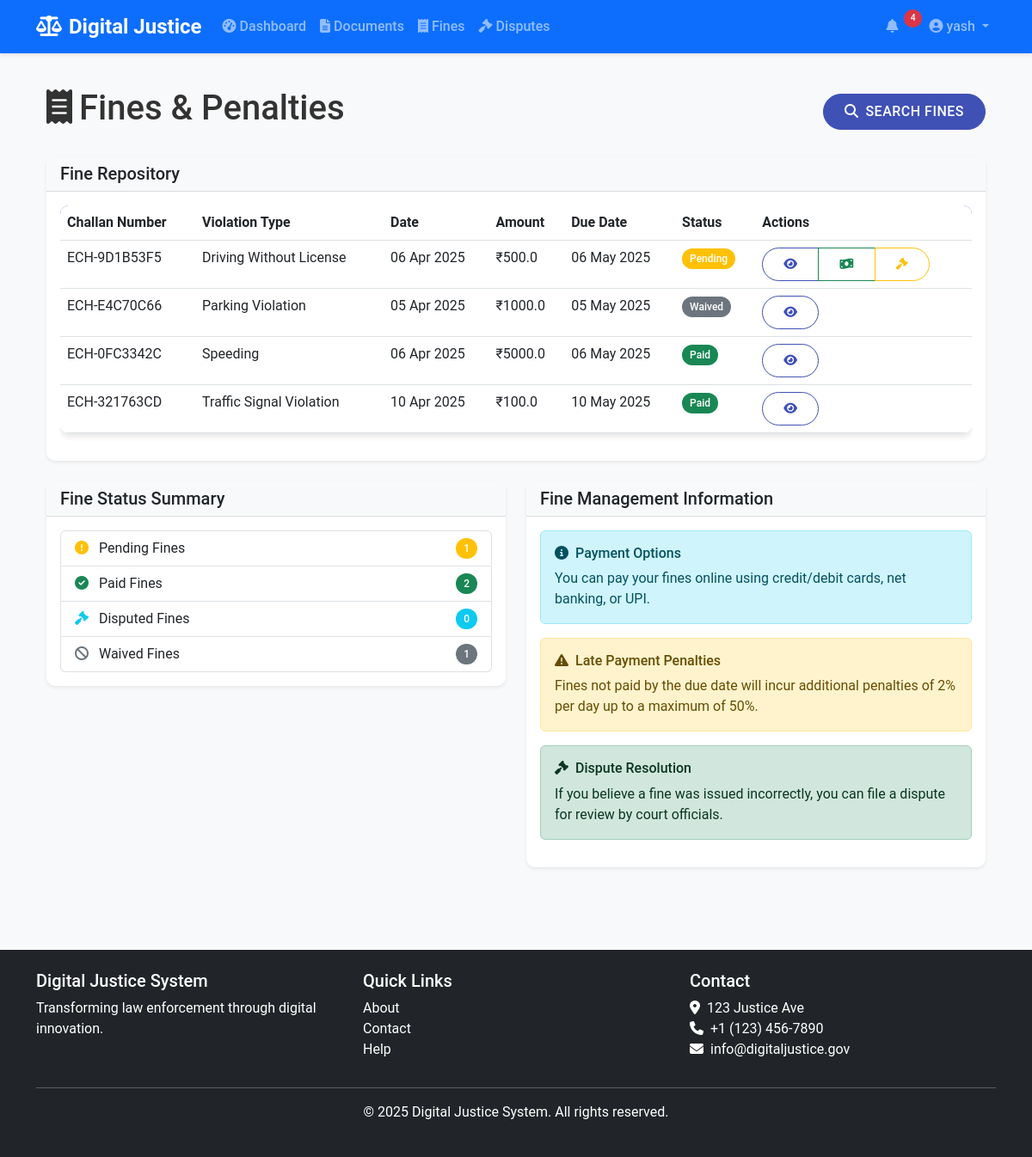
Page /fines/ (signed in) on the committed database.
### app/models/user.py (models this page shows, shortened)
class User(db.Model, UserMixin):
    __tablename__ = 'users'
    id = db.Column(db.Integer, primary_key=True)
    username = db.Column(db.String(64), unique=True, index=True)
    email = db.Column(db.String(120), unique=True, index=True)
    password_hash = db.Column(db.String(128))
    first_name = db.Column(db.String(64))
    last_name = db.Column(db.String(64))
    phone = db.Column(db.String(20))
    address = db.Column(db.String(256))
    role = db.Column(db.String(20), default='citizen')  # citizen, police, court, admin
    created_at = db.Column(db.DateTime, default=datetime.utcnow)
    last_login = db.Column(db.DateTime)
    is_active = db.Column(db.Boolean, default=True)
    documents = db.relationship('Document', foreign_keys='Document.user_id', backref='owner', lazy='dynamic')
    verified_documents = db.relationship('Document', foreign_keys='Document.verified_by', backref='verifier', lazy='dynamic')
    fines = db.relationship('Fine', foreign_keys='Fine.user_id', backref='user', lazy='dynamic')
    issued_fines = db.relationship('Fine', foreign_keys='Fine.issued_by', backref='issuer', lazy='dynamic')
    disputes = db.relationship('Dispute', foreign_keys='Dispute.user_id', backref='user', lazy='dynamic')
    assigned_disputes = db.relationship('Dispute', foreign_keys='Dispute.assigned_to', backref='assigned_officer', lazy='dynamic')
    sent_messages = db.relationship('Message', foreign_keys='Message.sender_id', backref='sender', lazy='dynamic')
    received_messages = db.relationship('Message', foreign_keys='Message.recipient_id', backref='recipient', lazy='dynamic')
    def is_admin(self):
        return self.role == 'admin'
    def is_police(self):
        return self.role == 'police'

### app/models/fine.py (models this page shows, shortened)
class Fine(db.Model):
    __tablename__ = 'fines'
    id = db.Column(db.Integer, primary_key=True)
    challan_number = db.Column(db.String(64), default=lambda: f"ECH-{str(uuid.uuid4())[:8].upper()}", unique=True)
    violation_type = db.Column(db.String(128), nullable=False)
    violation_description = db.Column(db.Text)
    violation_date = db.Column(db.DateTime, nullable=False)
    violation_location = db.Column(db.String(256))
    amount = db.Column(db.Float, nullable=False)
    due_date = db.Column(db.DateTime, nullable=False)
    status = db.Column(db.String(20), default='pending')  # pending, paid, disputed, waived
    issued_by = db.Column(db.Integer, db.ForeignKey('users.id'), nullable=False)
    user_id = db.Column(db.Integer, db.ForeignKey('users.id'), nullable=False)
    vehicle_number = db.Column(db.String(20))
    license_number = db.Column(db.String(20))
    evidence_file_path = db.Column(db.String(256))
    created_at = db.Column(db.DateTime, default=datetime.utcnow)
    updated_at = db.Column(db.DateTime, default=datetime.utcnow, onupdate=datetime.utcnow)
    payments = db.relationship('Payment', backref='fine', lazy='dynamic')
    dispute = db.relationship('Dispute', backref='fine', uselist=False, foreign_keys='Dispute.fine_id')
    def is_overdue(self):
        return datetime.utcnow() > self.due_date and self.status == 'pending'

### app/routes/fine.py (the view)
@fine_bp.route('/')
@login_required
def index():
    if current_user.is_admin():
        fines = Fine.query.order_by(Fine.created_at.desc()).all()
    elif current_user.is_police():
        fines = Fine.query.filter_by(issued_by=current_user.id).order_by(Fine.created_at.desc()).all()
    else:
        fines = Fine.query.filter_by(user_id=current_user.id).order_by(Fine.created_at.desc()).all()
    return render_template('fine/index.html', fines=fines)

### app/templates/fine/index.html (shortened to what this page needs)
{% extends 'base.html' %}
{% block content %}
<div class="container">
    <div class="d-flex justify-content-between align-items-center mb-4">
        <h1><i class="fas fa-receipt me-2"></i>Fines & Penalties</h1>
        {% if current_user.is_police() or current_user.is_admin() %}
            <a href="{{ url_for('fine.issue') }}" class="btn btn-primary">
                <i class="fas fa-ticket-alt me-2"></i>Issue New Fine
            </a>
        {% else %}
            <a href="{{ url_for('fine.search') }}" class="btn btn-primary">
                <i class="fas fa-search me-2"></i>Search Fines
            </a>
        {% endif %}
    </div>
    <div class="card shadow-sm mb-4">
        <div class="card-header bg-light">
            <h5 class="mb-0">Fine Repository</h5>
        </div>
        <div class="card-body">
            {% if fines %}
                <div class="table-responsive">
                    <table class="table table-hover">
                        <thead>
                            <tr>
                                <th>Challan Number</th>
                                <th>Violation Type</th>
                                <th>Date</th>
                                <th>Amount</th>
                                <th>Due Date</th>
                                <th>Status</th>
                                <th>Actions</th>
                            </tr>
                        </thead>
                        <tbody>
                            {% for fine in fines %}
                                <tr>
                                    <td>{{ fine.challan_number }}</td>
                                    <td>{{ fine.violation_type }}</td>
                                    <td>{{ fine.violation_date.strftime('%d %b %Y') }}</td>
                                    <td>₹{{ fine.amount }}</td>
                                    <td>
                                        {{ fine.due_date.strftime('%d %b %Y') }}
                                    </td>
                                    <td>
                                        {% if fine.status == 'pending' %}
                                            <span class="badge bg-warning">Pending</span>
                                        {% elif fine.status == 'paid' %}
                                            <span class="badge bg-success">Paid</span>
                                        {% elif fine.status == 'disputed' %}
                                            <span class="badge bg-info">Disputed</span>
                                        {% elif fine.status == 'waived' %}
                                            <span class="badge bg-secondary">Waived</span>
                                        {% endif %}
                                    </td>
                                    <td>
                                        <div class="btn-group">
                                            <a href="{{ url_for('fine.view', fine_id=fine.id) }}" class="btn btn-sm btn-outline-primary">
                                                <i class="fas fa-eye"></i>
                                            </a>
                                            {% if fine.status == 'pending' and (current_user.id == fine.user_id or current_user.is_admin()) %}
                                                <a href="{{ url_for('fine.pay', fine_id=fine.id) }}" class="btn btn-sm btn-outline-success">
                                                    <i class="fas fa-money-bill-wave"></i>
                                                </a>
                                                <a href="{{ url_for('dispute.file_dispute', fine_id=fine.id) }}" class="btn btn-sm btn-outline-warning">
                                                    <i class="fas fa-gavel"></i>
                                                </a>
                                            {% endif %}
                                        </div>
                                    </td>
                                </tr>
                            {% endfor %}
                        </tbody>
                    </table>
                </div>
            {% endif %}
        </div>
    </div>
    <div class="row">
        <div class="col-md-6">
            <div class="card shadow-sm">
                <div class="card-header bg-light">
                    <h5 class="mb-0">Fine Status Summary</h5>
                </div>
                <div class="card-body">
                    <div class="list-group">
                        <a href="#" class="list-group-item list-group-item-action d-flex justify-content-between align-items-center">
                            <div>
                                <i class="fas fa-exclamation-circle text-warning me-2"></i>
                                <span>Pending Fines</span>
                            </div>
                            <span class="badge bg-warning rounded-pill">
                                {{ fines|selectattr('status', 'equalto', 'pending')|list|length }}
                            </span>
                        </a>
                        <a href="#" class="list-group-item list-group-item-action d-flex justify-content-between align-items-center">
                            <div>
                                <i class="fas fa-check-circle text-success me-2"></i>
                                <span>Paid Fines</span>
                            </div>
                            <span class="badge bg-success rounded-pill">
                                {{ fines|selectattr('status', 'equalto', 'paid')|list|length }}
                            </span>
                        </a>
                        <a href="#" class="list-group-item list-group-item-action d-flex justify-content-between align-items-center">
                            <div>
                                <i class="fas fa-gavel text-info me-2"></i>
                                <span>Disputed Fines</span>
                            </div>
                            <span class="badge bg-info rounded-pill">
                                {{ fines|selectattr('status', 'equalto', 'disputed')|list|length }}
                            </span>
                        </a>
                        <a href="#" class="list-group-item list-group-item-action d-flex justify-content-between align-items-center">
                            <div>
                                <i class="fas fa-ban text-secondary me-2"></i>
                                <span>Waived Fines</span>
                            </div>
                            <span class="badge bg-secondary rounded-pill">
                                {{ fines|selectattr('status', 'equalto', 'waived')|list|length }}
                            </span>
                        </a>
                    </div>
                </div>
            </div>
        </div>
        <div class="col-md-6">
            <div class="card shadow-sm">
                <div class="card-header bg-light">
                    <h5 class="mb-0">Fine Management Information</h5>
                </div>
                <div class="card-body">
                    <div class="alert alert-info">
                        <h6><i class="fas fa-info-circle me-2"></i>Payment Options</h6>
                        <p class="mb-0">You can pay your fines online using credit/debit cards, net banking, or UPI.</p>
                    </div>
                    <div class="alert alert-warning">
                        <h6><i class="fas fa-exclamation-triangle me-2"></i>Late Payment Penalties</h6>
                        <p class="mb-0">Fines not paid by the due date will incur additional penalties of 2% per day up to a maximum of 50%.</p>
                    </div>
                    <div class="alert alert-success">
                        <h6><i class="fas fa-gavel me-2"></i>Dispute Resolution</h6>
                        <p class="mb-0">If you believe a fine was issued incorrectly, you can file a dispute for review by court officials.</p>
                    </div>
                </div>
            </div>
        </div>
    </div>
</div>
{% endblock %}

### app/templates/base.html (shortened to what this page needs)
<!DOCTYPE html>
<html lang="en">
<head>
    <link href="https://cdn.jsdelivr.net/npm/bootstrap@5.3.0/dist/css/bootstrap.min.css" rel="stylesheet">
    <link rel="stylesheet" href="https://cdnjs.cloudflare.com/ajax/libs/font-awesome/6.4.0/css/all.min.css">
    <link rel="stylesheet" href="{{ url_for('static', filename='css/style.css') }}">
</head>
<body>
    <nav class="navbar navbar-expand-lg navbar-dark bg-primary sticky-top">
        <div class="container">
            <a class="navbar-brand" href="{{ url_for('main.index') }}">
                <i class="fas fa-balance-scale me-2"></i>Digital Justice
            </a>
            <div class="collapse navbar-collapse" id="navbarNav">
                <ul class="navbar-nav me-auto">
                    {% if current_user.is_authenticated %}
                    <li class="nav-item">
                        <a class="nav-link" href="{{ url_for('main.dashboard') }}">
                            <i class="fas fa-tachometer-alt me-1"></i>Dashboard
                        </a>
                    </li>
                    <li class="nav-item">
                        <a class="nav-link" href="{{ url_for('document.index') }}">
                            <i class="fas fa-file-alt me-1"></i>Documents
                        </a>
                    </li>
                    <li class="nav-item">
                        <a class="nav-link" href="{{ url_for('fine.index') }}">
                            <i class="fas fa-receipt me-1"></i>Fines
                        </a>
                    </li>
                    <li class="nav-item">
                        <a class="nav-link" href="{{ url_for('dispute.index') }}">
                            <i class="fas fa-gavel me-1"></i>Disputes
                        </a>
                    </li>
                    {% endif %}
                </ul>
                <ul class="navbar-nav">
                    {% if current_user.is_authenticated %}
                    <li class="nav-item dropdown">
                        <a class="nav-link dropdown-toggle" href="#" id="communicationDropdown" role="button" data-bs-toggle="dropdown">
                            <i class="fas fa-bell me-1"></i>
                            <span class="badge bg-danger rounded-pill notification-badge" id="notification-count">
                                {{ current_user.notifications|selectattr('is_read', 'equalto', false)|list|length }}
                            </span>
                        </a>
                    </li>
                    <li class="nav-item dropdown">
                        <a class="nav-link dropdown-toggle" href="#" id="userDropdown" role="button" data-bs-toggle="dropdown">
                            <i class="fas fa-user-circle me-1"></i>{{ current_user.username }}
                        </a>
                    </li>
                    {% endif %}
                </ul>
            </div>
        </div>
    </nav>
    <main class="container py-4">
        {% block content %}{% endblock %}
    </main>
    <footer class="bg-dark text-white py-4 mt-5">
        <div class="container">
            <div class="row">
                <div class="col-md-4">
                    <h5>Digital Justice System</h5>
                    <p>Transforming law enforcement through digital innovation.</p>
                </div>
                <div class="col-md-4">
                    <h5>Quick Links</h5>
                    <ul class="list-unstyled">
                        <li><a href="{{ url_for('main.about') }}" class="text-white">About</a></li>
                        <li><a href="{{ url_for('main.contact') }}" class="text-white">Contact</a></li>
                        <li><a href="{{ url_for('main.help') }}" class="text-white">Help</a></li>
                    </ul>
                </div>
                <div class="col-md-4">
                    <h5>Contact</h5>
                    <address>
                        <i class="fas fa-map-marker-alt me-2"></i>123 Justice Ave<br>
                        <i class="fas fa-phone me-2"></i>+1 (123) 456-7890<br>
                        <i class="fas fa-envelope me-2"></i>info@digitaljustice.gov
                    </address>
                </div>
            </div>
            <hr>
            <div class="text-center">
                <p>&copy; 2025 Digital Justice System. All rights reserved.</p>
            </div>
        </div>
    </footer>
</body>
</html>

### rows in the picture
User: username "yash"
Fine: challan_number "ECH-9D1B53F5", violation_type "Driving Without License", violation_date "06 Apr 2025", amount "500.0", due_date "06 May 2025", status "Pending"
Fine: challan_number "ECH-E4C70C66", violation_type "Parking Violation", violation_date "05 Apr 2025", amount "1000.0", due_date "05 May 2025", status "Waived"
Fine: challan_number "ECH-0FC3342C", violation_type "Speeding", violation_date "06 Apr 2025", amount "5000.0", due_date "06 May 2025", status "Paid"
Fine: challan_number "ECH-321763CD", violation_type "Traffic Signal Violation", violation_date "10 Apr 2025", amount "100.0", due_date "10 May 2025", status "Paid"

### other values in the picture
{{ fines|selectattr('status', 'equalto', 'pending')|list|length }} "1"
{{ fines|selectattr('status', 'equalto', 'paid')|list|length }} "2"
{{ fines|selectattr('status', 'equalto', 'disputed')|list|length }} "0"
{{ fines|selectattr('status', 'equalto', 'waived')|list|length }} "1"
